Frame 1 (no input): blank canvas, image omitted
Frame 60 (no input): blank canvas, image omitted
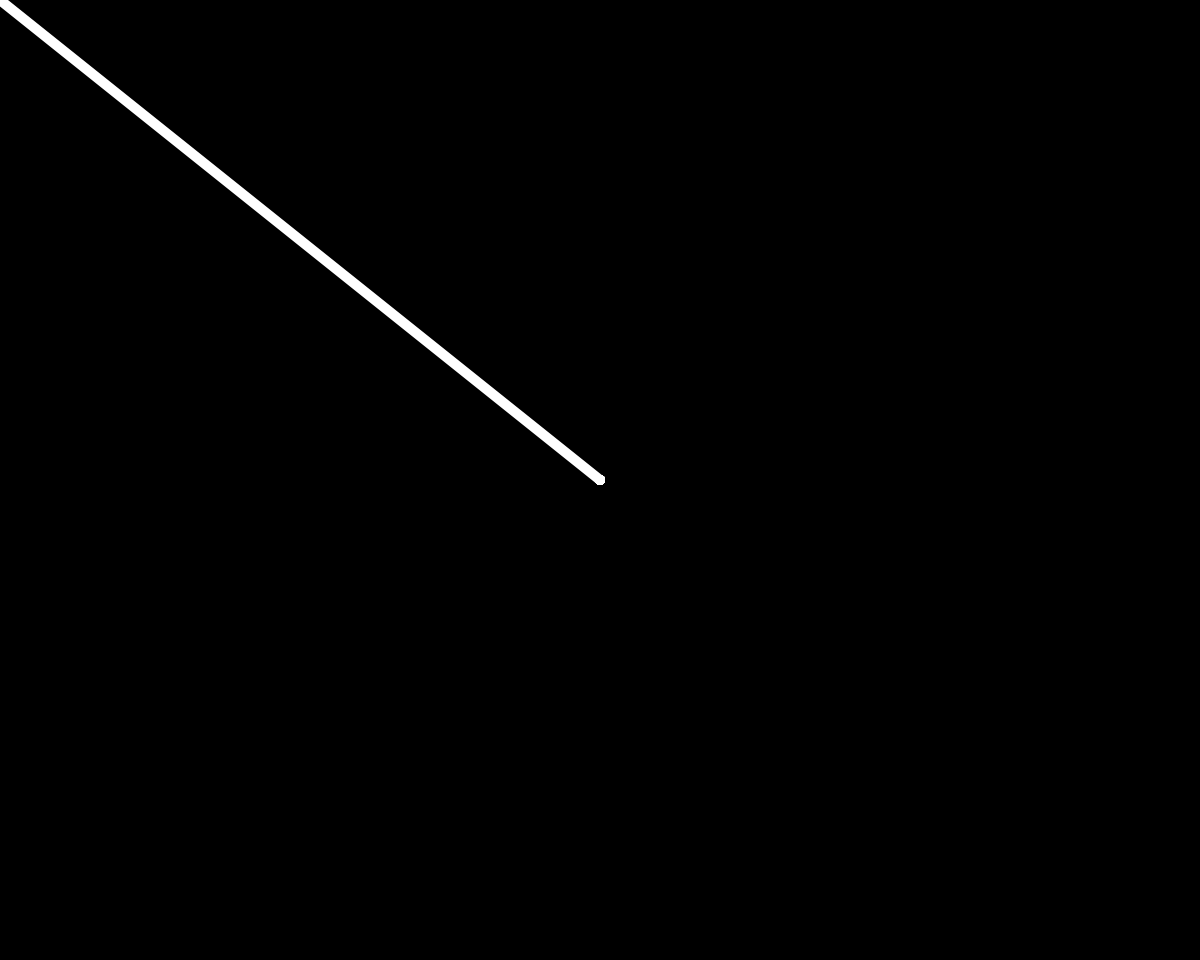
Frame 120 (the mouse pressed at the canvas centre since frame 60)

The p5.js sketch whose frames 1 and 60 were blank and that drew this single picture after the mouse press (run headless with seeded random() and noise() and a simulated clock; from frame 60 on, the mouse is pressed at the canvas centre):

// p5.js sketch
// ── sketch.js
let ctrlFlag, btnClear, cbxRandomColors, colorPicker, thicknessSlider;
let drawColor, penThickness;
let smouseX, smouseY;
let CAS, caS, cAs, Cas, CAs;

function setup(){
  createCanvas(windowWidth,windowHeight-40);
  initializeDraw();
}

function initializeDraw(){
  strokeCap(ROUND);
  drawColor = color(255);
  penThickness = 10;
  background(0);
  if(ctrlFlag == null){;
    colorPicker = createColorPicker(drawColor);
    drawColor = colorPicker.color();
    colorPicker.position(5, height + 5);
    thicknessSlider = createSlider(1,120,penThickness,1);
    thicknessSlider.position(60,height+9);
    cbxRandomColors = createCheckbox('Random Colors', false);
    cbxRandomColors.position(200,height + 9);
    btnClear = createButton('CLEAR');
    btnClear.position(330,height+9);
    btnClear.mousePressed(btnClearClicked);
    ctrlFlag = true;
  }
}

function btnClearClicked(){
   initializeDraw();
}

function draw(){
  if(cbxRandomColors.checked()){
    drawColor = color(random(0,255), random(0,255), random(0,255));
  }else
  {
    drawColor = colorPicker.color();
  }
  penThickness = thicknessSlider.value();
  if(mouseIsPressed){ drawLine(); }
}


function drawLine(){
  if(mouseX >= width || mouseY >= height) { return;}

  CAS = keyIsDown(CONTROL)==true && keyIsDown(ALT)==true && keyIsDown(SHIFT)==true;
  caS = keyIsDown(CONTROL)==false && keyIsDown(ALT)==false && keyIsDown(SHIFT)==true;
  cAs = keyIsDown(CONTROL)==false && keyIsDown(ALT)==true && keyIsDown(SHIFT)==false;
  Cas = keyIsDown(CONTROL)==true && keyIsDown(ALT)==false && keyIsDown(SHIFT)==false;
  CAs = keyIsDown(CONTROL)==true && keyIsDown(ALT)==true && keyIsDown(SHIFT)==false;  

  stroke(drawColor);
  strokeWeight(penThickness);

  if (cAs){
    line(smouseX,smouseY,mouseX,mouseY); 
  }else if (CAs){
    if (dist(smouseX,smouseY,mouseX, mouseY) > 5){    
       drawLineWithArrow(createVector(smouseX,smouseY), 
       createVector(mouseX,mouseY), drawColor);
    } 
  }else if (caS) {
    line(smouseX,smouseY,mouseX,smouseY);    
    mouseY = smouseY; 
  }else if (Cas) {
    line(smouseX,smouseY,smouseX,mouseY);    
    mouseX = smouseX; 
  }else{
    line(pmouseX,pmouseY,mouseX,mouseY); 
  }

  smouseX = mouseX;
  smouseY = mouseY;
}

function drawLineWithArrow(base, vec, myColor) {
  vec.sub(base);
  push();
  stroke(myColor);
  strokeWeight(penThickness);
  fill(myColor);
  translate(base.x, base.y);
  line(0, 0, vec.x, vec.y);
  rotate(vec.heading());
  let arrowSize = 7;
  translate(vec.mag() - arrowSize, 0);  
  triangle(0, (arrowSize / 2) , 0, (-arrowSize / 2) , arrowSize , 0);
  pop();
}
